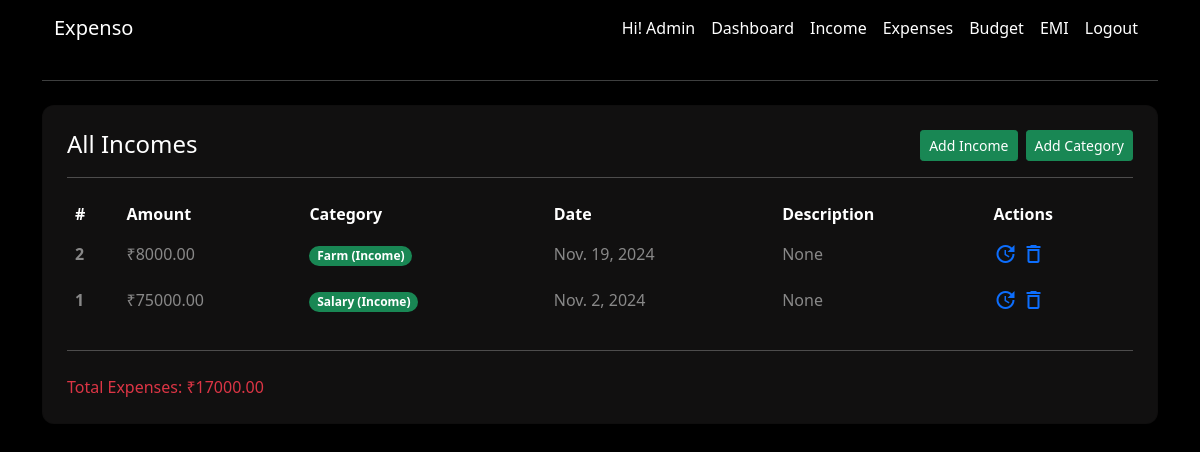
The page /income/ (signed in) on the database as committed earlier.
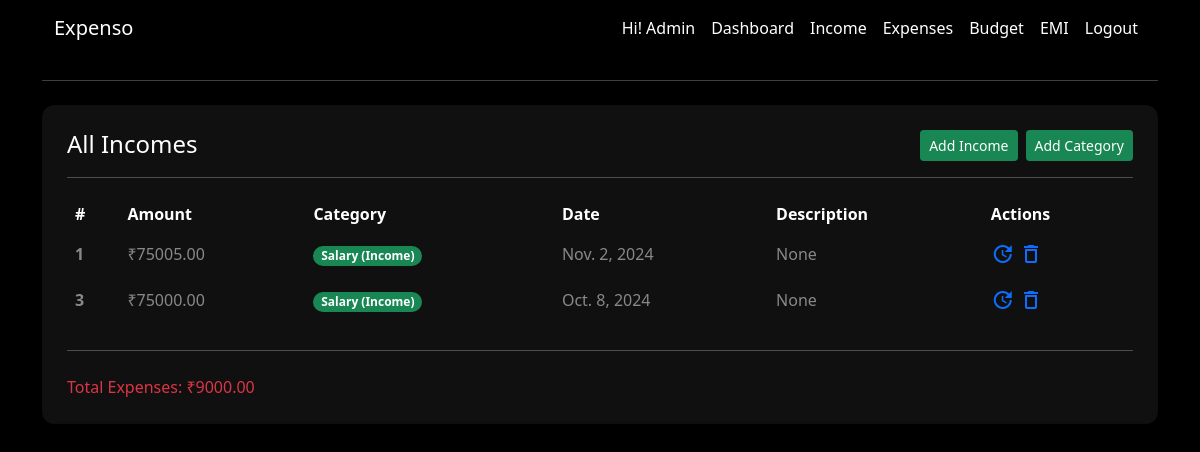
The same page on the database as committed later.
### app/models.py (models this page shows, shortened)
class Income(models.Model):
    user = models.ForeignKey(  # Foreign key to associate income records with a user.
        User,  # Refers to the User model.
        on_delete=models.CASCADE,  # Deletes income records if the associated user is deleted.
        related_name='income'  # Allows reverse querying using 'income' on the User model.
    )
    amount = models.DecimalField(  # Field to store the income amount.
        max_digits=10,  # Maximum number of digits in the amount (including decimal places).
        decimal_places=2  # Number of digits after the decimal point (e.g., 12345.67).
    )
    category = models.ForeignKey(  # Foreign key to associate the income with a category.
        Category,  # Refers to the Category model.
        on_delete=models.CASCADE,  # Deletes income records if the associated category is deleted.
        limit_choices_to={'category_type': 'Income'},  # Limits category choices to "Income" type.
        related_name='income'  # Allows reverse querying using 'income' on the Category model.
    )
    description = models.TextField(  # Field to store an optional description for the income.
        blank=True,  # Allows this field to be left empty in forms.
        null=True  # Allows this field to store NULL values in the database.
    )
    date = models.DateField()  # Field to store the date of the income.
    created_at = models.DateTimeField(  # Field to store when the income record was created.
        auto_now_add=True  # Automatically sets the current timestamp when created.
    )

class Category(models.Model):
    INCOME = 'Income'  # Constant for the "Income" category type.
    EXPENSE = 'Expense'  # Constant for the "Expense" category type.
    CATEGORY_TYPES = [  # A list of choices for the 'category_type' field.
        (INCOME, 'Income'),  # First choice is "Income".
        (EXPENSE, 'Expense'),  # Second choice is "Expense".
    ]
    user = models.ForeignKey(  # Foreign key to associate categories with a user.
        User,  # Refers to the User model.
        on_delete=models.CASCADE,  # Deletes categories when the user is deleted.
        blank=True,  # Allows this field to be left empty.
        null=True,  # Allows this field to store NULL values.
        related_name='categories'  # Allows reverse querying using 'categories' on the User model.
    )
    name = models.CharField(  # Field for the category name.
        max_length=50,  # Maximum length of the name is 50 characters.
    )
    category_type = models.CharField(  # Field for the type of category (Income or Expense).
        max_length=10,  # Maximum length of the category type is 10 characters.
        choices=CATEGORY_TYPES  # Limits the field to predefined choices (Income/Expense).
    )
    created_at = models.DateTimeField(  # Field to store when the category was created.
        auto_now_add=True  # Automatically sets the current timestamp when created.
    )
    def __str__(self):  # String representation of the category object.
        return f"{self.name} ({self.category_type})"  # Displays the category name and type in admin or shell.

class User(AbstractBaseUser, PermissionsMixin):
    email = models.EmailField(
        verbose_name="email address",  # Human-readable name for email
        max_length=255,  # Maximum length for the email field
        unique=True,  # Ensures email is unique
    )
    username = models.CharField(max_length=50, unique=True, blank=True, null=True)  # Optional username field
    name = models.CharField(max_length=50)
    phone = models.CharField(max_length=10)
    is_active = models.BooleanField(default=True)  # Defaults to active
    is_admin = models.BooleanField(default=False)
    objects = UserManager()
    USERNAME_FIELD = "email"
    REQUIRED_FIELDS = ["name", "phone", "username"]
    def total_expense(self):
        return sum(expense.amount for expense in self.expenses.all()) if self.expenses.exists() else 0

class Expense(models.Model):
    user = models.ForeignKey(  # Foreign key to associate expense records with a user.
        User,  # Refers to the User model.
        on_delete=models.CASCADE,  # Deletes expense records if the associated user is deleted.
        related_name='expenses'  # Allows reverse querying using 'expenses' on the User model.
    )
    amount = models.DecimalField(  # Field to store the expense amount.
        max_digits=10,  # Maximum number of digits in the amount (including decimal places).
        decimal_places=2  # Number of digits after the decimal point (e.g., 12345.67).
    )
    category = models.ForeignKey(  # Foreign key to associate the expense with a category.
        Category,  # Refers to the Category model.
        on_delete=models.CASCADE,  # Deletes expense records if the associated category is deleted.
        limit_choices_to={'category_type': 'Expense'},  # Limits category choices to "Expense" type.
        related_name='expenses'  # Allows reverse querying using 'expenses' on the Category model.
    )
    description = models.TextField(  # Field to store an optional description for the expense.
        blank=True,  # Allows this field to be left empty in forms.
        null=True  # Allows this field to store NULL values in the database.
    )
    date = models.DateField()  # Field to store the date of the expense.
    is_fixed = models.BooleanField(  # Field to indicate if the expense is fixed (e.g., rent, subscription).
        default=False  # Default value is False, meaning the expense is not fixed.
    )
    created_at = models.DateTimeField(  # Field to store when the expense record was created.
        auto_now_add=True  # Automatically sets the current timestamp when created.
    )

### app/views.py (the view)
# urls.py: path('income/', views.income_view, name='income'),
@login_required(login_url='login')
def income_view(request):
    incomes = Income.objects.filter(user=request.user).order_by('-date')
    return render(request, 'income/income.html', context={'incomes':incomes})

### app/templates/income/income.html (shortened to what this page needs)
{% extends 'base.html' %}
{% block content %}
<hr class="my-4">
<div class="row">
    <div class="col-12 mb-4">
        <div class="card text-white shadow-sm p-4">
            <div class="d-flex justify-content-between">
                <h4 class="card-title mb-0">All Incomes</h4>
                <div class="d-flex flex-column flex-sm-row gap-2">
                    <a href="{% url 'income-add' %}" class="btn btn-sm btn-success">Add Income</a>
                    <a href="{% url 'category-add' %}" class="btn btn-sm btn-success">Add Category</a>
                </div>
            </div>
            <hr>
            <div class="table-responsive">
                <table class="table text-white">
                    <thead>
                        <tr>
                            <th scope="col">#</th>
                            <th scope="col">Amount</th>
                            <th scope="col">Category</th>
                            <th scope="col">Date</th>
                            <th scope="col">Description</th>
                            <th scope="col">Actions</th>
                        </tr>
                    </thead>
                    <tbody>
                        {% for income in incomes %}
                        <tr class="text-white-50">
                            <th scope="row">{{income.id}}</th>
                            <td>₹{{income.amount}}</td>
                            <td><span class="badge rounded-pill bg-success">{{income.category}}</span></td>
                            <td>{{income.date}}</td>
                            <td>{% if income.description %}  {{income.description}} {% else %}  None  {% endif %}</td>
                            <td>
                                <a href="{% url 'income-update' income.id %}"><span class="material-icons-outlined">update</span></a>
                                <a href="{% url 'income-delete' income.id %}"><span class="material-icons-outlined">delete</span></a>
                            </td>
                        </tr>
                        {% endfor %}
                    </tbody>
                </table>
            </div>
            <hr class="my-2">
            <div class="d-flex justify-content-between mt-3">
                <p class="mb-0 text-danger">Total Expenses: ₹{{ request.user.total_expense }}</p>
            </div>
        </div>
    </div>
</div>
{% endblock %}

### app/templates/navbar.html (shortened to what this page needs)
<nav class="navbar navbar-expand-lg" style="background-color: #000;">
  <div class="container-fluid">
    <a class="navbar-brand text-white" href="{% url 'home' %}">Expenso</a>
    <div class="collapse navbar-collapse" id="navbarTogglerDemo02">
      <ul class="navbar-nav ms-auto mb-2 mb-lg-0">
          <li class="nav-item">
            <a class="nav-link text-white" href="#">Hi! {{request.user.username | capfirst}}</a>
          </li>
        {% if request.user.is_authenticated %}
          <li class="nav-item">
            <a class="nav-link text-white" href="{% url 'dashboard' %}">Dashboard</a>
          </li>
          <li class="nav-item">
            <a class="nav-link text-white" href="{% url 'income' %}">Income</a>
          </li>
          <li class="nav-item">
            <a class="nav-link text-white" href="{% url 'expenses' %}">Expenses</a>
          </li>
          <li class="nav-item">
            <a class="nav-link text-white" href="{% url 'budgets' %}">Budget</a>
          </li>
          <li class="nav-item">
            <a class="nav-link text-white" href="{% url 'emi' %}">EMI</a>
          </li>
          <li class="nav-item">
            <a class="nav-link text-white" href="{% url 'logout' %}">Logout</a>
          </li>
          {% endif %}
      </ul>
    </div>
  </div>
</nav>

Rows that differ between the two databases and show on the page:
removed Income: id "2", amount "8000.00", category "Farm (Income)", date "Nov. 19, 2024", description "None"
changed User "Admin": user.total_expense "17000.00" → "9000.00"
changed Income "Nov. 2, 2024": amount "75000.00" → "75005.00"
added Income: id "3", amount "75000.00", category "Salary (Income)", date "Oct. 8, 2024", description "None"
